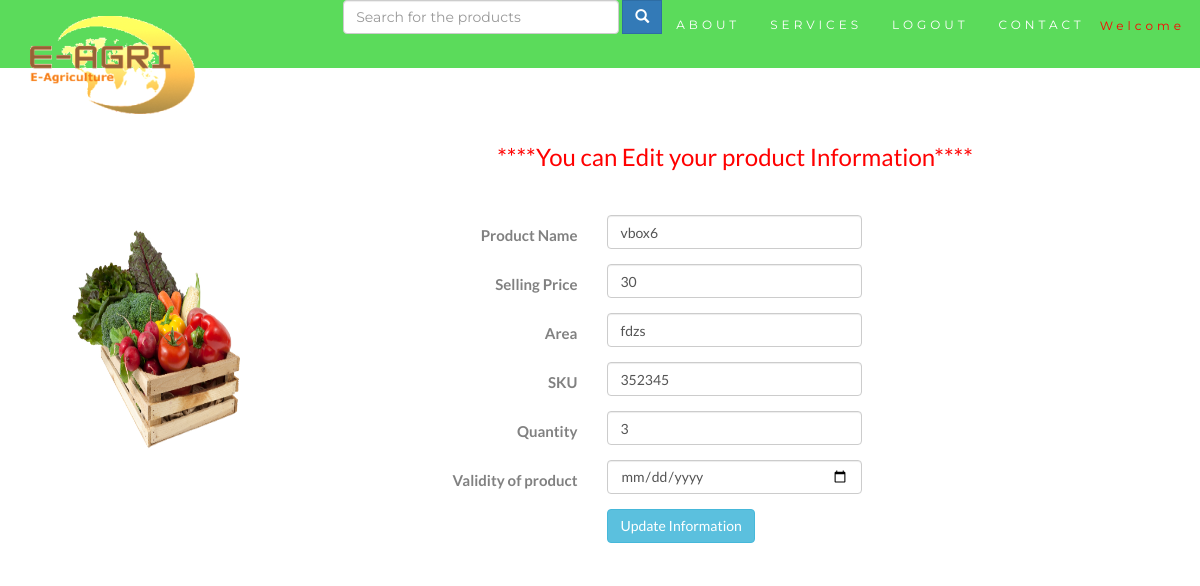
/farmer_description.php?product_id=5, run on the app's committed database.
### tables this page shows
CREATE TABLE `upload_db` (
  `product_id` int(11) NOT NULL,
  `uploaded_by` varchar(300) NOT NULL,
  `product_name` varchar(30) NOT NULL,
  `area` varchar(40) NOT NULL,
  `selling_price` int(40) NOT NULL,
  `quantity` int(40) NOT NULL,
  `image` varchar(300) NOT NULL,
  `sku` varchar(30) NOT NULL,
  `exist` tinyint(1) NOT NULL,
  `validity` date NOT NULL
);

### farmer_description.php (the view, shortened to what this page needs)
<?php
include('common/headerf.php');
  $product_id=$_GET['product_id'];
  $con=new mysqli('localhost','root','','e-agri');
  $sql=mysqli_query($con,"SELECT * from upload_db where product_id='$product_id'");
  $row=mysqli_fetch_array($sql) or die("cannot select".mysqli_error($con));
?>
<!DOCTYPE html>
<html>
<head>
</head>
<body>
<div class="col-md-12">
	<div class="col-md-3" class="container-fluid text-center bg-grey">
		<br><br><br>
		<img src="photos/<?php echo $row['image'];?>"  class="rounded" style="min-height:50px;" width="200" height="250" hspace="30" class="responsive-img"/>
	</div>
	<div class="container" class="bg-success">
	<div class="col-md-9">
		<p align="center" style="color: red">
    		<font size="5">
        		****You can Edit your product Information****
    		</font>
		</p>
		<form class="form-horizontal" action="update_product_info.php?product_id=<?php echo $product_id;?>" method="post" enctype="multipart/form-data">
		<br>
		<fieldset>
		<div class="form-group">
  			<label class="col-md-4 control-label" for="pname">Product Name</label>
  		<div class="col-md-4">
  		<input id="product_name" name="product_name" type="text" placeholder="Enter a name of your product" value="<?php echo $row['product_name'];?>" class="form-control input-md" required="">
  		</div>
		</div>
		<div class="form-group">
  		<label class="col-md-4 control-label" for="sp">Selling Price</label>
  		<div class="col-md-4">
  		<input id="selling_price" name="selling_price" type="text" value="<?php echo $row['selling_price'];?>" class="form-control input-md" required="">
  		</div>
		</div>
		<div class="form-group">
  		<label class="col-md-4 control-label" for="area">Area</label>
  		<div class="col-md-4">
  		<input id="area" name="area" type="text" value="<?php echo $row['area'];?>" class="form-control input-md" required="">
  		</div>
		</div>
		<div class="form-group">
  		<label class="col-md-4 control-label" for="sku">SKU</label>
  		<div class="col-md-4">
  		<input id="sku" name="sku" type="text" value="<?php echo $row['sku'];?>" class="form-control input-md" required="">
  		</div>
		</div>
		<div class="form-group">
  		<label class="col-md-4 control-label" for="quantity">Quantity</label>
  		<div class="col-md-4">
  		<input id="quantity" name="quantity" type="text" value="<?php echo $row['quantity'];?>" class="form-control input-md" required="">
  		</div>
		</div>
		<div class="form-group">
  		<label class="col-md-4 control-label" for="validity">Validity of product</label>
  		<div class="col-md-4">
  		<input id="validity" name="validity" type="date" value="<?php echo $row['validity'];?>" class="form-control input-md" required="">
  		</div>
		</div>
		<div class="form-group">
  		<label class="col-md-4 control-label" for="submit"></label>
  		<div class="col-md-4">
    	<button id="submit" type="submit" name="submit" class="btn btn-info">Update Information</button>
  		</div>
		</div>
		</form>
	</div>
	</div>
</div>
</body>
</html>

### common/headerf.php (style rules this page uses)
body { font: 400 15px Lato, sans-serif; line-height: 1.8; color: #818181; }

### data on the page
upload_db: image (picture), product_name "vbox6", selling_price "30", area "fdzs", sku "352345", quantity "3"
